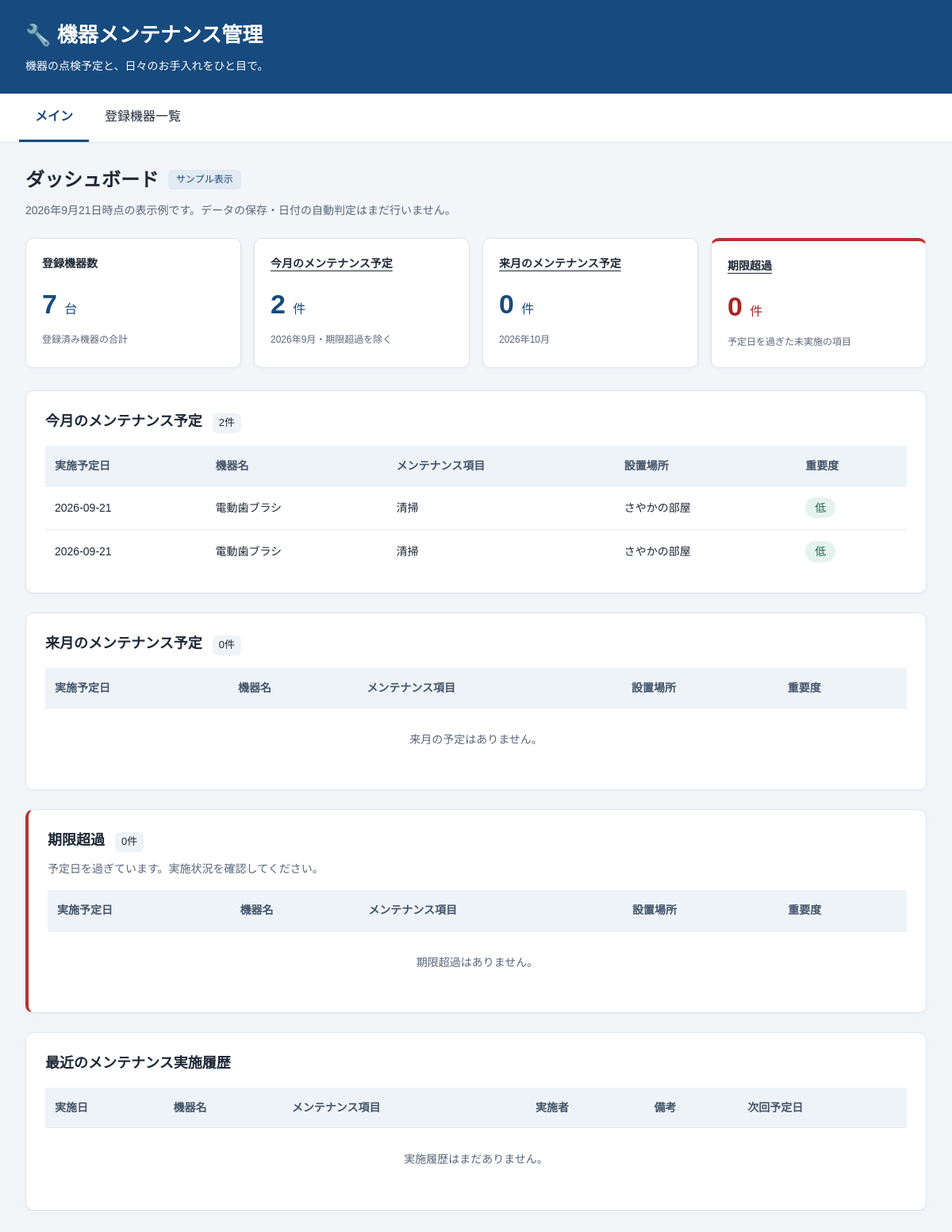
The page / on the database its author committed.
### tables this page shows
CREATE TABLE maintenance (
        id INTEGER PRIMARY KEY AUTOINCREMENT,
        date TEXT,
        device TEXT,
        task TEXT,
        location TEXT,
        priority TEXT
    );

### main.py (the view)
@app.get("/")
def home(request: Request) -> HTMLResponse:
    with database() as connection:
        cursor: sqlite3.Cursor = connection.execute("""
            SELECT id, date, device, task, location, priority
            FROM maintenance
        """)
        maintenance_list: list[sqlite3.Row] = cursor.fetchall()
        cursor = connection.execute("SELECT COUNT(*) FROM devices")
        device_count: int = cursor.fetchone()[0]
    return templates.TemplateResponse(
        request=request,
        name="index.html",
        context={"device_count": device_count,
                 "maintenance_list": maintenance_list}
    )

### templates/index.html (shortened to what this page needs)
<!DOCTYPE html>
<html lang="ja">
<head>
    <link rel="stylesheet" href="/static/style.css">
</head>
<body>
    <header class="site-header">
        <h1>🔧 機器メンテナンス管理</h1>
        <p>機器の点検予定と、日々のお手入れをひと目で。</p>
    </header>
    <nav aria-label="メインナビゲーション">
        <a href="#dashboard" aria-current="page">メイン</a>
        <a href="/devices">登録機器一覧</a>
    </nav>
    <main id="dashboard">
        <div class="page-heading">
            <h2>ダッシュボード</h2>
            <span class="demo-label">サンプル表示</span>
        </div>
        <p class="sample-note">2026年9月21日時点の表示例です。データの保存・日付の自動判定はまだ行いません。</p>
        <section class="summary" aria-label="登録機器とメンテナンスの集計">
            <div class="card">
                <h3>登録機器数</h3>
                <p>{{ device_count }} <span>台</span></p>
                <small>登録済み機器の合計</small>
            </div>
            <div class="card">
                <h3><a href="#this-month">今月のメンテナンス予定</a></h3>
                <p>{{ maintenance_list|length }} <span>件</span></p>
                <small>2026年9月・期限超過を除く</small>
            </div>
            <div class="card">
                <h3><a href="#next-month">来月のメンテナンス予定</a></h3>
                <p>{{ next_month_list|length }} <span>件</span></p>
                <small>2026年10月</small>
            </div>
            <div class="card warning">
                <h3><a href="#overdue">期限超過</a></h3>
                <p>{{ overdue_list|length }} <span>件</span></p>
                <small>予定日を過ぎた未実施の項目</small>
            </div>
        </section>
        <section class="panel" id="this-month" aria-labelledby="this-month-title">
            <h2 id="this-month-title">今月のメンテナンス予定 <span class="count">{{ maintenance_list|length }}件</span></h2>
            <div class="table-scroll" role="region" aria-label="今月の予定表" tabindex="0">
                <table>
                    <thead>
                        <tr><th scope="col">実施予定日</th><th scope="col">機器名</th><th scope="col">メンテナンス項目</th><th scope="col">設置場所</th><th scope="col">重要度</th></tr>
                    </thead>
                    <tbody>
                        {% for item in maintenance_list %}
                        <tr>
                            <td>{{ item.date }}</td><td>{{ item.device }}</td><td>{{ item.task }}</td><td>{{ item.location }}</td>
                            <td><span class="priority" data-level="{{ item.priority }}">{{ item.priority }}</span></td>
                        </tr>
                        {% else %}
                        <tr><td colspan="5" class="empty-state">今月の予定はありません。</td></tr>
                        {% endfor %}
                    </tbody>
                </table>
            </div>
        </section>
        <section class="panel" id="next-month" aria-labelledby="next-month-title">
            <h2 id="next-month-title">来月のメンテナンス予定 <span class="count">{{ next_month_list|length }}件</span></h2>
            <div class="table-scroll" role="region" aria-label="来月の予定表" tabindex="0">
                <table>
                    <thead>
                        <tr><th scope="col">実施予定日</th><th scope="col">機器名</th><th scope="col">メンテナンス項目</th><th scope="col">設置場所</th><th scope="col">重要度</th></tr>
                    </thead>
                    <tbody>
                        {% for item in next_month_list %}
                        <tr>
                            <td>{{ item.date }}</td><td>{{ item.device }}</td><td>{{ item.task }}</td><td>{{ item.location }}</td>
                            <td><span class="priority" data-level="{{ item.priority }}">{{ item.priority }}</span></td>
                        </tr>
                        {% else %}
                        <tr><td colspan="5" class="empty-state">来月の予定はありません。</td></tr>
                        {% endfor %}
                    </tbody>
                </table>
            </div>
        </section>
        <section class="panel overdue-panel" id="overdue" aria-labelledby="overdue-title">
            <h2 id="overdue-title">期限超過 <span class="count">{{ overdue_list|length }}件</span></h2>
            <p class="section-note">予定日を過ぎています。実施状況を確認してください。</p>
            <div class="table-scroll" role="region" aria-label="期限超過の予定表" tabindex="0">
                <table>
                    <thead>
                        <tr><th scope="col">実施予定日</th><th scope="col">機器名</th><th scope="col">メンテナンス項目</th><th scope="col">設置場所</th><th scope="col">重要度</th></tr>
                    </thead>
                    <tbody>
                        {% for item in overdue_list %}
                        <tr>
                            <td class="overdue-date">{{ item.date }}</td><td>{{ item.device }}</td><td>{{ item.task }}</td><td>{{ item.location }}</td>
                            <td><span class="priority" data-level="{{ item.priority }}">{{ item.priority }}</span></td>
                        </tr>
                        {% else %}
                        <tr><td colspan="5" class="empty-state">期限超過はありません。</td></tr>
                        {% endfor %}
                    </tbody>
                </table>
            </div>
        </section>
        <section class="panel" aria-labelledby="history-title">
            <h2 id="history-title">最近のメンテナンス実施履歴</h2>
            <div class="table-scroll" role="region" aria-label="最近の実施履歴表" tabindex="0">
                <table>
                    <thead>
                        <tr><th scope="col">実施日</th><th scope="col">機器名</th><th scope="col">メンテナンス項目</th><th scope="col">実施者</th><th scope="col">備考</th><th scope="col">次回予定日</th></tr>
                    </thead>
                    <tbody>
                        {% for item in recent_history %}
                        <tr>
                            <td>{{ item.date }}</td><td>{{ item.device }}</td><td>{{ item.task }}</td><td>{{ item.performed_by }}</td><td>{{ item.note }}</td><td>{{ item.next_due_date }}</td>
                        </tr>
                        {% else %}
                        <tr><td colspan="6" class="empty-state">実施履歴はまだありません。</td></tr>
                        {% endfor %}
                    </tbody>
                </table>
            </div>
        </section>
    </main>
</body>
</html>

### static/style.css (style rules this page uses)
* { box-sizing: border-box; }
body { margin: 0; font-family: "Yu Gothic", "Meiryo", sans-serif; background: #f3f6f9; color: #1f2937; line-height: 1.6; }
a { color: inherit; }
.site-header { padding: 24px 32px; background: #174a7e; color: white; }
.site-header h1 { margin: 0; font-size: 26px; }
.site-header p { margin: 6px 0 0; font-size: 14px; }
nav { display: flex; flex-wrap: wrap; padding: 0 24px; background: white; border-bottom: 1px solid #dce3eb; }
nav a { padding: 16px 20px; border: 0; border-bottom: 3px solid transparent; background: white; text-decoration: none; }
nav a[aria-current="page"] { color: #174a7e; border-bottom-color: #174a7e; font-weight: bold; }
main { max-width: 1280px; margin: 0 auto; padding: 28px 32px 48px; }
.page-heading { display: flex; align-items: center; flex-wrap: wrap; gap: 12px; }
.page-heading h2 { margin: 0; font-size: 24px; }
.demo-label { padding: 3px 10px; border-radius: 6px; background: #e2eaf3; color: #174a7e; font-size: 12px; }
.sample-note, .section-note { color: #596579; font-size: 14px; }
.sample-note { margin: 8px 0 24px; }
.summary { display: grid; grid-template-columns: repeat(4, minmax(0, 1fr)); gap: 16px; margin-bottom: 28px; }
.card, .panel { background: white; border: 1px solid #dce3eb; border-radius: 10px; box-shadow: 0 2px 6px rgba(0, 0, 0, 0.03); }
.card { padding: 20px; }
.card h3 { margin: 0; font-size: 14px; }
.card h3 a { text-decoration-thickness: 1px; text-underline-offset: 4px; }
.card p { margin: 12px 0 4px; color: #174a7e; font-size: 34px; font-weight: bold; }
.card p span { font-size: 16px; font-weight: normal; }
.card small { color: #596579; font-size: 12px; }
.warning { border-top: 4px solid #bb3030; }
.warning p, .overdue-date { color: #ad2424; }
.panel { padding: 24px; margin-bottom: 24px; scroll-margin-top: 16px; }
.panel h2 { margin: 0 0 16px; font-size: 18px; }
.count { display: inline-block; margin-left: 8px; padding: 2px 8px; border-radius: 6px; background: #eef3f8; font-size: 13px; font-weight: normal; }
.overdue-panel { border-left: 4px solid #bb3030; }
.section-note { margin: -6px 0 16px; }
.table-scroll { overflow-x: auto; }
table { width: 100%; min-width: 640px; border-collapse: collapse; font-size: 14px; }
th, td { padding: 14px 12px; text-align: left; border-bottom: 1px solid #e5eaf0; }
th { background: #eef3f8; color: #44546a; white-space: nowrap; }
td:first-child { white-space: nowrap; }
tbody tr:last-child td { border-bottom: 0; }
.priority { display: inline-block; padding: 2px 12px; border-radius: 20px; background: #edf1f5; white-space: nowrap; }
.priority[data-level="低"] { background: #e4f3ee; color: #21654e; }
.empty-state { text-align: center; color: #596579; padding: 28px; }

### rows shown on the page
maintenance: date "2026-09-21", device "電動歯ブラシ", task "清掃", location "さやかの部屋", priority "低"
maintenance: date "2026-09-21", device "電動歯ブラシ", task "清掃", location "さやかの部屋", priority "低"

### other values the page prints
{{ device_count }} "7"
{{ maintenance_list|length }} "2"
{{ next_month_list|length }} "0"
{{ overdue_list|length }} "0"
